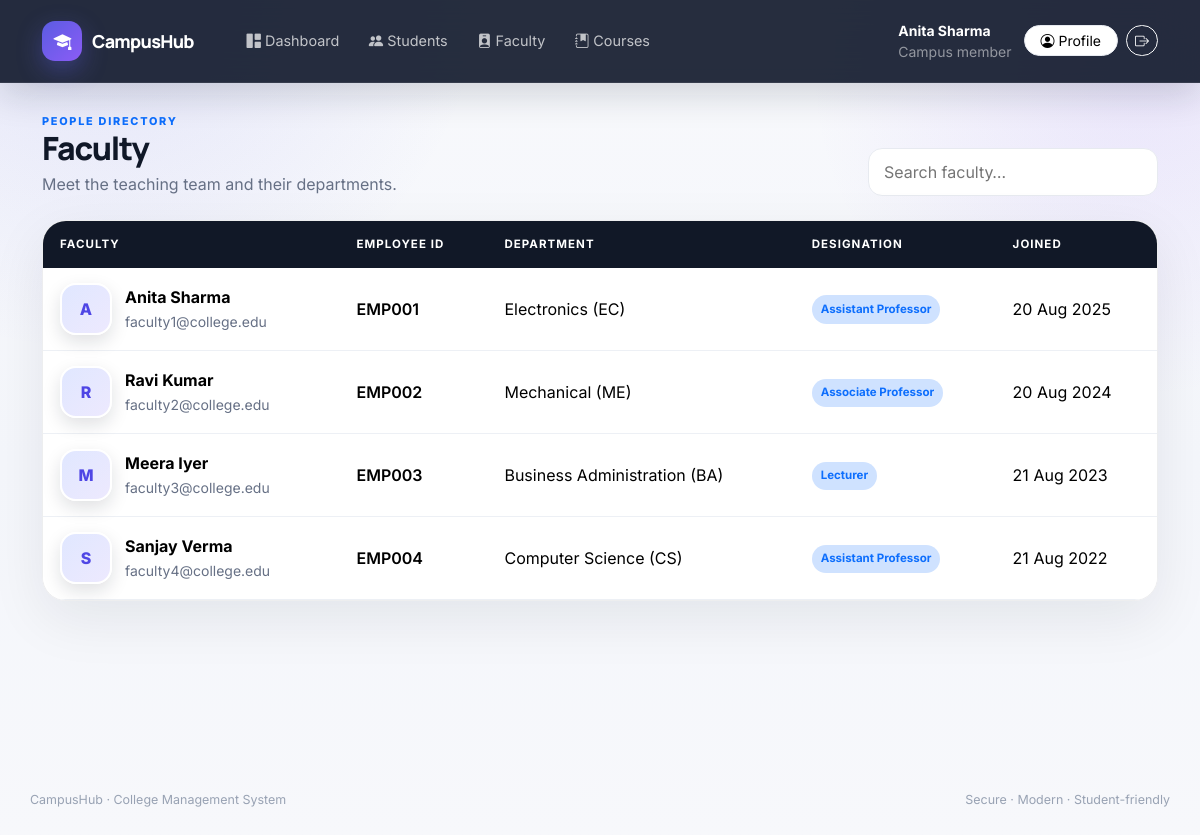
Screenshot of /faculty/ (signed in) with the database file from the repository.
### core/models.py (models this page shows, shortened)
class Faculty(models.Model):
    DESIGNATION_CHOICES = [
        ("PROF", "Professor"),
        ("ASSOC", "Associate Professor"),
        ("ASST", "Assistant Professor"),
        ("LECT", "Lecturer"),
    ]
    user = models.OneToOneField(
        User,
        on_delete=models.CASCADE,
        related_name="faculty_profile"
    )
    employee_id = models.CharField(max_length=20, unique=True)
    department = models.ForeignKey(
        Department,
        on_delete=models.SET_NULL,
        null=True,
        related_name="faculty_members"
    )
    designation = models.CharField(
        max_length=10,
        choices=DESIGNATION_CHOICES,
        default="LECT"
    )
    phone = models.CharField(max_length=15, blank=True)
    date_joined = models.DateField(default=timezone.now)
    photo = CloudinaryField(
        "faculty_photo",
        blank=True,
        null=True
    )
    class Meta:
        verbose_name_plural = "Faculty"
        ordering = ["employee_id"]

class Department(models.Model):
    name = models.CharField(max_length=100, unique=True)
    code = models.CharField(max_length=10, unique=True)
    description = models.TextField(blank=True)
    class Meta:
        ordering = ["name"]
    def __str__(self):
        return f"{self.name} ({self.code})"

### core/views.py (the view)
# urls.py: path("faculty/", views.faculty_list, name="faculty_list"),
@login_required
def faculty_list(request):
    faculty = Faculty.objects.select_related("user", "department").all()
    return render(request, "core/faculty_list.html", {"faculty": faculty})

### core/templates/core/faculty_list.html (shortened to what this page needs)
{% extends "core/base.html" %} {% block title %}Faculty · CampusHub{% endblock%} {% block content %}
<div
  class="d-flex flex-column flex-md-row justify-content-between align-items-md-end gap-3 mb-4 reveal"
>
  <div>
    <div class="eyebrow text-primary">People directory</div>
    <h2 class="section-title mb-1">Faculty</h2>
    <p class="muted mb-0">Meet the teaching team and their departments.</p>
  </div>
  <div class="d-flex flex-column flex-sm-row gap-2">
    <input
      class="search-box"
      data-search-target=".faculty-row"
      placeholder="Search faculty…"
    />
  </div>
</div>
<div class="card-modern data-table reveal delay-1">
  <table class="table align-middle">
    <thead>
      <tr>
        <th>Faculty</th>
        <th>Employee ID</th>
        <th>Department</th>
        <th>Designation</th>
        <th>Joined</th>
      </tr>
    </thead>
    <tbody>
      {% for f in faculty %}
      <tr class="faculty-row">
        <td class="person-cell">
          {% if f.photo %}
          <span id="ff{{ f.pk }}" class="profile-img avatar-fallback d-none"
            >{{ f.user.first_name|first|upper }}</span
          >
          {% else %}
          <span class="profile-img avatar-fallback"
            >{{ f.user.first_name|first|upper }}</span
          >
          {% endif %}
          <div>
            <div class="fw-bold">
              {{ f.user.get_full_name|default:f.user.username }}
            </div>
            <small class="muted"
              >{{ f.user.email|default:'No email added' }}</small
            >
          </div>
        </td>
        <td>
          <span class="fw-semibold">{{ f.employee_id }}</span>
        </td>
        <td>{{ f.department|default:'-' }}</td>
        <td>
          <span class="badge-soft bg-primary-subtle text-primary"
            >{{ f.get_designation_display }}</span
          >
        </td>
        <td>{{ f.date_joined|date:'d M Y' }}</td>
      </tr>
      {% endfor %}
    </tbody>
  </table>
</div>
{% endblock %}

### core/templates/core/base.html (shortened to what this page needs)
<!DOCTYPE html>
<html lang="en">
<head>
  <link href="https://cdn.jsdelivr.net/npm/bootstrap@5.3.3/dist/css/bootstrap.min.css" rel="stylesheet">
  <link href="https://cdn.jsdelivr.net/npm/bootstrap-icons@1.11.3/font/bootstrap-icons.css" rel="stylesheet">
  {% load static %}<link rel="stylesheet" href="{% static 'css/app.css' %}">
</head>
<body>
{% if user.is_authenticated %}
<nav class="navbar navbar-expand-lg navbar-dark app-nav sticky-top">
  <div class="container py-2">
    <a class="navbar-brand brand d-flex align-items-center" href="{% url 'core:dashboard' %}"><span class="brand-mark"><i class="bi bi-mortarboard-fill"></i></span>CampusHub</a>
    <div class="collapse navbar-collapse" id="navMenu">
      <ul class="navbar-nav me-auto ms-lg-4 gap-lg-1">
        <li class="nav-item"><a class="nav-link" href="{% url 'core:dashboard' %}"><i class="bi bi-grid-1x2-fill me-1"></i>Dashboard</a></li>
        <li class="nav-item"><a class="nav-link" href="{% url 'core:student_list' %}"><i class="bi bi-people-fill me-1"></i>Students</a></li>
        <li class="nav-item"><a class="nav-link" href="{% url 'core:faculty_list' %}"><i class="bi bi-person-badge-fill me-1"></i>Faculty</a></li>
        <li class="nav-item"><a class="nav-link" href="{% url 'core:course_list' %}"><i class="bi bi-journal-bookmark-fill me-1"></i>Courses</a></li>
      </ul>
      <div class="d-flex align-items-center gap-2 mt-3 mt-lg-0">
        <div class="d-none d-sm-block text-white small me-1"><div class="fw-bold">{{ user.get_full_name|default:user.username }}</div><div class="opacity-50">{% if user.is_staff %}Administrator{% else %}Campus member{% endif %}</div></div>
        {% if user.student_profile or user.faculty_profile %}<a href="{% url 'core:profile' %}" class="btn btn-sm btn-light rounded-pill px-3"><i class="bi bi-person-circle me-1"></i>Profile</a>{% endif %}
        <form action="{% url 'logout' %}" method="post" class="d-inline">{% csrf_token %}<button class="btn btn-sm btn-outline-light rounded-pill" type="submit" title="Sign out"><i class="bi bi-box-arrow-right"></i></button></form>
      </div>
    </div>
  </div>
</nav>
{% endif %}
<main class="container page-wrap pb-5">
  {% block content %}{% endblock %}
</main>
<footer class="container footer">CampusHub · College Management System <span class="float-end">Secure · Modern · Student-friendly</span></footer>
</body></html>

### static/css/app.css (style rules this page uses)
:root { --ink:#101828;--muted:#667085;--line:#e7eaf0;--primary:#5b5ce2;--primary2:#8b5cf6;--cyan:#06b6d4;--success:#12b76a;--danger:#f04438;--surface:#fff;--bg:#f4f6fb;--dark:#111827;--shadow:0 18px 55px rgba(16,24,40,.08) }
* { box-sizing:border-box }
html { scroll-behavior:smooth }
body { margin:0;font-family:Inter,system-ui,sans-serif;background:radial-gradient(circle at 8% -5%,rgba(91,92,226,.14),transparent 28%),radial-gradient(circle at 95% 8%,rgba(139,92,246,.12),transparent 24%),linear-gradient(180deg,#f8f9fc 0%,var(--bg) 55%,#f7f8fb 100%);color:var(--ink);min-height:100vh }
a { text-decoration:none }
.page-wrap { padding-top:30px;min-height:calc(100vh - 120px) }
.app-nav { background:rgba(15,23,42,.90)!important;border-bottom:1px solid rgba(255,255,255,.08);backdrop-filter:blur(18px);box-shadow:0 12px 35px rgba(15,23,42,.16) }
.brand { font-family:Manrope,sans-serif;font-size:1.12rem;font-weight:800;letter-spacing:-.04em }
.brand-mark { width:40px;height:40px;border-radius:13px;display:inline-grid;place-items:center;background:linear-gradient(135deg,var(--primary),var(--primary2));box-shadow:0 9px 25px rgba(91,92,226,.38);margin-right:10px }
.nav-link { font-size:.9rem;color:rgba(255,255,255,.72)!important;border-radius:12px;padding:.65rem .8rem!important;transition:.22s }
.eyebrow { text-transform:uppercase;letter-spacing:.16em;font-size:.68rem;font-weight:800 }
.card-modern { border:1px solid rgba(16,24,40,.07);border-radius:24px;background:rgba(255,255,255,.90);box-shadow:var(--shadow);transition:transform .25s ease,box-shadow .25s ease,border-color .25s ease }
.section-title { font-family:Manrope,sans-serif;font-weight:800;letter-spacing:-.04em }
.muted { color:var(--muted)!important }
.profile-img { width:52px;height:52px;min-width:52px;border-radius:16px;object-fit:cover;display:block;background:#eef2ff;border:2px solid #fff;box-shadow:0 7px 18px rgba(16,24,40,.13) }
.avatar-fallback { display:grid;place-items:center;background:linear-gradient(135deg,#e0e7ff,#ede9fe);color:#4f46e5;font-weight:800 }
.person-cell { display:flex;align-items:center;gap:13px;color:inherit }
.data-table { overflow:hidden;border-radius:24px }
.data-table table { margin:0 }
.data-table thead th { background:#111827;color:#fff;border:0;padding:15px 17px;font-size:.72rem;text-transform:uppercase;letter-spacing:.09em;white-space:nowrap }
.data-table tbody td { padding:15px 17px;border-color:#edf0f5;vertical-align:middle }
.data-table tbody tr { transition:.18s }
.badge-soft { display:inline-flex;align-items:center;gap:5px;padding:.48em .78em;border-radius:999px;font-weight:700;font-size:.72rem }
.btn-light { border-color:#e7eaf0!important;background:#fff!important }
.search-box { width:290px;border:1px solid var(--line);border-radius:14px;padding:11px 15px;background:#fff;outline:none;transition:.2s }
.footer { color:#98a2b3;font-size:.78rem;padding:28px 0 }
.reveal { animation:rise .55s ease both }
.delay-1 { animation-delay:.08s }

### rows the page displays
Faculty: user.first_name|first "A", user.get_full_name "Anita Sharma", user.email "faculty1@college.edu", employee_id "EMP001", department "Electronics (EC)", designation "Assistant Professor", date_joined "20 Aug 2025"
Faculty: user.first_name|first "R", user.get_full_name "Ravi Kumar", user.email "faculty2@college.edu", employee_id "EMP002", department "Mechanical (ME)", designation "Associate Professor", date_joined "20 Aug 2024"
Faculty: user.first_name|first "M", user.get_full_name "Meera Iyer", user.email "faculty3@college.edu", employee_id "EMP003", department "Business Administration (BA)", designation "Lecturer", date_joined "21 Aug 2023"
Faculty: user.first_name|first "S", user.get_full_name "Sanjay Verma", user.email "faculty4@college.edu", employee_id "EMP004", department "Computer Science (CS)", designation "Assistant Professor", date_joined "21 Aug 2022"

### other values shown
{{ user.get_full_name|default:user.username }} "Anita Sharma"
